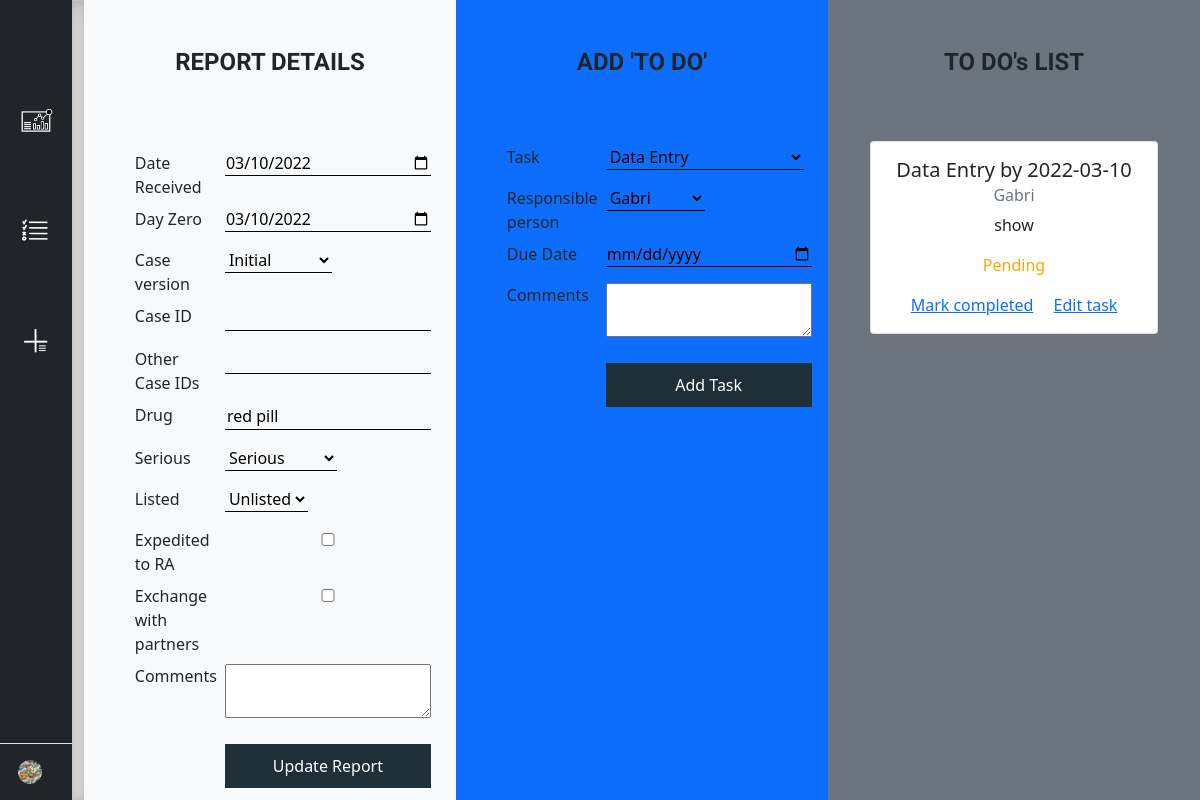
Screenshot of /report/9 (signed in) with the database file from the repository.
### main.py (models this page shows)
class Report(UserMixin, db.Model):
    __tablename__ = "report"
    id = db.Column(db.Integer, primary_key=True, nullable=False)
    date_received = db.Column(db.Date, nullable=True)
    day_zero = db.Column(db.Date, nullable=True)
    case_id = db.Column(db.String(250), nullable=True)
    case_version = db.Column(db.String(250), nullable=True)
    other_case_id = db.Column(db.String(250), nullable=True)
    drug = db.Column(db.String(250), nullable=True)
    serious = db.Column(db.String(250), nullable=True)
    listed = db.Column(db.String(250), nullable=True)
    expedited = db.Column(db.Boolean, nullable=True)
    exchange = db.Column(db.Boolean, nullable=True)
    comments = db.Column(db.String(500), nullable=True)
    report_tasks = db.relationship("Task", backref="report")

class Task(UserMixin, db.Model):
    __tablename__ = "task"
    id = db.Column(db.Integer, primary_key=True, nullable=False)
    taskowner_id = db.Column(db.Integer, db.ForeignKey("user.id"))
    report_id = db.Column(db.Integer, db.ForeignKey("report.id"))
    task_name = db.Column(db.String(500), nullable=True)
    due_date = db.Column(db.Date, nullable=True)
    completed = db.Column(db.Boolean(), nullable=True)
    task_comments = db.Column(db.String(500), nullable=True)

class User(UserMixin, db.Model):
    __tablename__ = "user"
    id = db.Column(db.Integer, primary_key=True)
    username = db.Column(db.String(250), unique=True, nullable=False)
    password = db.Column(db.String(500), nullable=False)
    email = db.Column(db.String(250), unique=True, nullable=False)
    user_tasks = db.relationship("Task", backref='taskowner')

### main.py (the view, shortened to what this page needs)
@app.route("/report/<id>", methods=["GET", "POST"])
@login_required
def report(id):
    report = Report.query.filter_by(id=id).first()
    if not report:
        return return_error("Report does not exist", 404)
    report_details_form = ReportForm(date_received=report.date_received, day_zero=report.day_zero,
                                     case_id=report.case_id, case_version=report.case_version,
                                     other_case_id=report.other_case_id, drug=report.drug,
                                     serious=report.serious, listed=report.listed,
                                     expedited=report.expedited, exchange=report.exchange,
                                     comments=report.comments)
    report_details_form.submit.label.text = 'Update Report'
    report_task_form = AddTaskForm()
    user_list = User.query.all()
    user_choices = [(user.id, user.username) for user in user_list]
    report_task_form.task_owner.choices = user_choices
    report_tasks = Task.query.filter_by(report_id=id).all()
    if request.method == "GET":
        return render_template("report.html", form=report_details_form,
                               new_task=report_task_form,
                               report_tasks=report_tasks,
                               report_id=id)
    return redirect(f"/report/{report.id}")

### forms.py
class ReportForm(FlaskForm):
    date_received = DateField("Date Received", validators=[DataRequired()])
    day_zero = DateField("Day Zero", validators=[DataRequired()])
    case_id = StringField("Case ID")
    case_version = SelectField("Case version", choices=["Initial", "Follow-up 1",
                                                        "Follow-up 2", "Follow-up 3",
                                                        "Follow-up 4", "Follow-up 5",
                                                        "Follow-up 6", "Follow-up 7"])
    other_case_id = StringField("Other Case IDs")
    drug = StringField("Drug", validators=[DataRequired()])
    serious = SelectField("Serious", choices=['Serious', 'Non-serious', 'N/A'])
    listed = SelectField("Listed", choices=['N/A', 'Listed', 'Unlisted'])
    expedited = BooleanField("Expedited to RA")
    exchange = BooleanField("Exchange with partners")
    comments = TextAreaField("Comments", validators=[Length(max=500)])
    submit = SubmitField("Add Report")

class AddTaskForm(FlaskForm):
    task_owner = SelectField("Responsible person", validators=[DataRequired()])
    task_name = SelectField("Task", choices=["Data Entry", "Quality Check",
                                             "Medical Review", "Submission to RA",
                                             "Exchange with Partners", "Case Finalization"])
    due_date = DateField("Due Date", validators=[DataRequired()])
    task_comments = TextAreaField("Comments", validators=[Length(max=500)])
    submit = SubmitField("Add Task")

### main.py (called while the page is built)
@login_manager.user_loader
def load_user(user_id):
    return User.query.get(int(user_id))

### templates/report.html (shortened to what this page needs)
{% extends "dashboard_layout.html" %}
{% block main %}
  <div class="container-fluid p-0 report-details scrollable">
    <div class="row w-100 h-100 m-0">
        <div class="col-lg-4 col-md-6 col-sm-12 bg-light">
          <div class="delete-report">
          <h2>REPORT DETAILS</h2>
          <a href="{{ url_for('delete_report', report_id=report_id) }}" class="btn btn-outline-light">Delete report</a>
          </div>
            <form class="form form-horizontal center" method="post" role="form">
              <table class="table table-borderless table-sm">
              <tr>
                <td>{{ form.date_received.label }}</td>
                <td>{{ form.date_received }}</tr></td>
              <tr>
                <td>{{ form.day_zero.label }}</td>
                <td>{{ form.day_zero }}</td>
              </tr>
              <tr>
                <td>{{ form.case_version.label }}</td>
                <td>{{ form.case_version }}</td>
              </tr>
              <tr>
                <td>{{ form.case_id.label }}</td>
                <td>{{ form.case_id }}</td>
              </tr>
              <tr>
                <td>{{ form.other_case_id.label }}</td>
                <td>{{ form.other_case_id }}</td>
              </tr>
              <tr>
                <td>{{ form.drug.label }}</td>
                <td>{{ form.drug }}</td>
              </tr>
              <tr>
                <td>{{ form.serious.label }}</td>
                <td>{{ form.serious }}</td>
              </tr>
              <tr>
                <td>{{ form.listed.label }}</td>
                <td>{{ form.listed }}</td>
              </tr>
              <tr>
                <td>{{ form.expedited.label }}</td>
                <td>{{ form.expedited }}</td>
              </tr>
              <tr>
                <td>{{ form.exchange.label }}</td>
                <td>{{ form.exchange }}</td>
              </tr>
              <tr>
                <td>{{ form.comments.label }}</td>
                <td>{{ form.comments }}</td>
              </tr>
              <tr>
                <td></td>
                <td>{{ form.submit }}</td>
              </tr>
            </table>
            </form>
        </div>
        <div class="col-lg-4 col-md-6 col-sm-12 bg-primary">
            <h2>ADD 'TO DO'</h2>
            <form class="form form-horizontal center" method="post" role="form">
              <table class="table table-borderless table-sm">
                <tr>
                  <td>{{ new_task.task_name.label }}</td>
                  <td>{{ new_task.task_name }}</td>
                </tr>
                <tr>
                  <td>{{ new_task.task_owner.label }} </td>
                  <td>{{ new_task.task_owner }}</td>
                </tr>
                <tr>
                  <td>{{ new_task.due_date.label }}</td>
                  <td>{{ new_task.due_date }}</td>
                </tr>
                <tr>
                  <td>{{ new_task.task_comments.label }}</td>
                  <td>{{ new_task.task_comments }}</td>
                </tr>
                <tr>
                  <td></td>
                  <td>{{ new_task.submit }}</td>
                </tr>
              </table>
              </form>
        </div>
        <div class="col-lg-4 col-md-12 col-sm-12 bg-secondary scrollable">
          <h2>TO DO's LIST</h2>
          {% for task in report_tasks %}
          <div class="card todo-card center" style="width: 18rem;">
            <div class="card-body">
              <h5 class="card-title">{{ task.task_name }} by {{ task.due_date }}</h5>
              <h6 class="card-subtitle mb-2 text-muted">{{ task.taskowner.username }}</h6>
              <p class="card-text">{{ task.task_comments }}</p>
              {% if task.completed == True %}
              <p class="card-text" style="color: green">Task Completed</p>
              <a href="{{ url_for('edit_task', task_id=task.id) }}" class="card-link">Edit task</a>
              {% else %}
              <p class="card-text" style="color: orange">Pending</p>
              <a href="{{ url_for('complete_task', task_id=task.id) }}" class="card-link">Mark completed</a>
              <a href="{{ url_for('edit_task', task_id=task.id) }}" class="card-link">Edit task</a>
              {% endif %}
            </div>
          </div>
          {% endfor %}
      </div>
    </div>
  </div>
{% endblock %}

### static/css/dashboard_style.css (style rules this page uses)
body { min-height: 100vh; min-height: -webkit-fill-available; overflow-y: hidden; min-width: 590px; }
html { height: -webkit-fill-available; }
h2 { font-family: 'Spartan', sans-serif; font-weight: 700; font-size: 1.5rem; }
.new-report-page form input, select { margin-bottom: 0.5rem; background: transparent; border: none; border-bottom: 1px solid #000; width: auto !important; }
.report-details form input, select { margin-bottom: 0.5rem; background: transparent; border: none; border-bottom: 1px solid #000; width: 100%; }
.report-details form input[type=submit] { margin-top: 0.75rem; padding: 10px; background: solid; background-color: #1F2F38; color: #FFF; border: solid; border: 1px; }
.todo-card { text-align: center; margin-bottom: 1rem !important; }
.report-details h2 { margin: 3rem auto 4rem auto; text-align: center; }
.delete-report { text-align: center; margin: 2rem auto; }
.delete-report h2 { margin: 3rem auto 0rem auto !important; }
.center { margin: auto; width: 80%; }
.scrollable { overflow-y: auto !important; height: 100vh; }

### rows the page displays
Report: date_received "03/10/2022", day_zero "03/10/2022", case_version "Initial", drug "red pill", serious.label "Serious", serious "Serious", listed "Unlisted"
Task: task_name "Data Entry", due_date "2022-03-10", taskowner.username "Gabri", task_comments "show"

### other values shown
{{ new_task.task_name.label }} "Task"
{{ new_task.task_owner.label }} "Responsible person"
{{ new_task.due_date.label }} "Due Date"
{{ new_task.task_comments.label }} "Comments"
